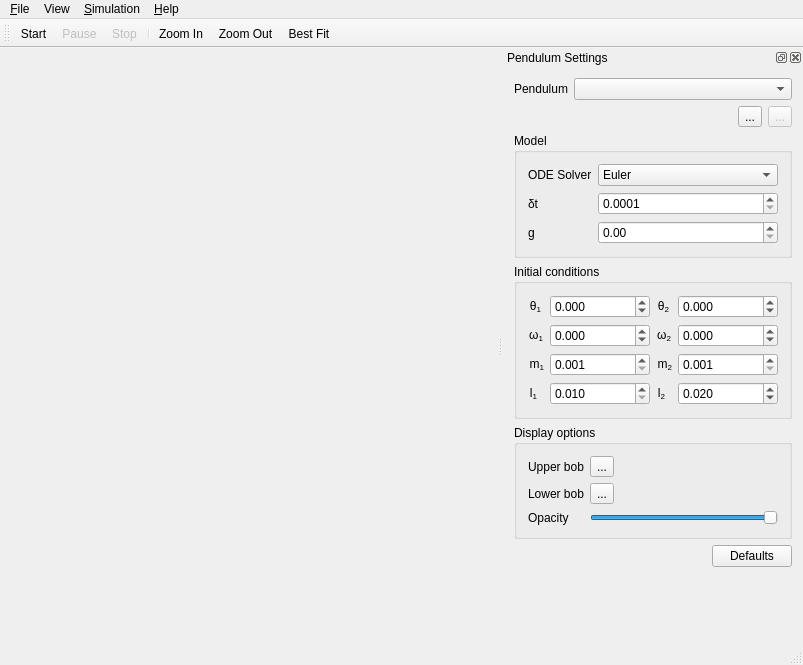
<?xml version="1.0" encoding="UTF-8"?>
<ui version="4.0">
 <class>MainWindowClass</class>
 <widget class="QMainWindow" name="MainWindowClass">
  <property name="geometry">
   <rect>
    <x>0</x>
    <y>0</y>
    <width>803</width>
    <height>660</height>
   </rect>
  </property>
  <property name="sizePolicy">
   <sizepolicy hsizetype="Preferred" vsizetype="Minimum">
    <horstretch>0</horstretch>
    <verstretch>0</verstretch>
   </sizepolicy>
  </property>
  <property name="minimumSize">
   <size>
    <width>0</width>
    <height>0</height>
   </size>
  </property>
  <property name="windowTitle">
   <string>Double Pendulum Simulator</string>
  </property>
  <property name="dockNestingEnabled">
   <bool>false</bool>
  </property>
  <widget class="QWidget" name="centralWidget">
   <layout class="QVBoxLayout" name="verticalLayout_2">
    <item>
     <widget class="DoublePendulumWidget" name="pendulumView">
      <property name="sizePolicy">
       <sizepolicy hsizetype="Expanding" vsizetype="Preferred">
        <horstretch>0</horstretch>
        <verstretch>0</verstretch>
       </sizepolicy>
      </property>
      <property name="styleSheet">
       <string notr="true">background: transparent;</string>
      </property>
      <property name="verticalScrollBarPolicy">
       <enum>Qt::ScrollBarAlwaysOff</enum>
      </property>
      <property name="horizontalScrollBarPolicy">
       <enum>Qt::ScrollBarAlwaysOff</enum>
      </property>
      <property name="renderHints">
       <set>QPainter::Antialiasing|QPainter::HighQualityAntialiasing|QPainter::TextAntialiasing</set>
      </property>
      <property name="cacheMode">
       <set>QGraphicsView::CacheBackground</set>
      </property>
     </widget>
    </item>
   </layout>
  </widget>
  <widget class="QMenuBar" name="menuBar">
   <property name="geometry">
    <rect>
     <x>0</x>
     <y>0</y>
     <width>803</width>
     <height>25</height>
    </rect>
   </property>
   <widget class="QMenu" name="menuFile">
    <property name="title">
     <string>&amp;File</string>
    </property>
    <addaction name="actionExit"/>
   </widget>
   <widget class="QMenu" name="menuHelp">
    <property name="title">
     <string>&amp;Help</string>
    </property>
    <addaction name="actionAbout"/>
    <addaction name="actionWebPage"/>
   </widget>
   <widget class="QMenu" name="menuSimulation">
    <property name="title">
     <string>&amp;Simulation</string>
    </property>
    <addaction name="actionStart"/>
    <addaction name="actionPause"/>
    <addaction name="actionStop"/>
   </widget>
   <widget class="QMenu" name="menuView">
    <property name="title">
     <string>View</string>
    </property>
   </widget>
   <addaction name="menuFile"/>
   <addaction name="menuView"/>
   <addaction name="menuSimulation"/>
   <addaction name="menuHelp"/>
  </widget>
  <widget class="QToolBar" name="mainToolBar">
   <property name="enabled">
    <bool>true</bool>
   </property>
   <attribute name="toolBarArea">
    <enum>TopToolBarArea</enum>
   </attribute>
   <attribute name="toolBarBreak">
    <bool>false</bool>
   </attribute>
   <addaction name="actionStart"/>
   <addaction name="actionPause"/>
   <addaction name="actionStop"/>
   <addaction name="separator"/>
   <addaction name="actionZoomIn"/>
   <addaction name="actionZoomOut"/>
   <addaction name="actionBestFit"/>
  </widget>
  <widget class="QStatusBar" name="statusBar"/>
  <widget class="QDockWidget" name="dockWidget_model">
   <property name="sizePolicy">
    <sizepolicy hsizetype="Preferred" vsizetype="Minimum">
     <horstretch>0</horstretch>
     <verstretch>0</verstretch>
    </sizepolicy>
   </property>
   <property name="minimumSize">
    <size>
     <width>300</width>
     <height>595</height>
    </size>
   </property>
   <property name="maximumSize">
    <size>
     <width>524287</width>
     <height>524287</height>
    </size>
   </property>
   <property name="floating">
    <bool>false</bool>
   </property>
   <property name="windowTitle">
    <string>Pendulum Settings</string>
   </property>
   <attribute name="dockWidgetArea">
    <number>2</number>
   </attribute>
   <widget class="QWidget" name="dockWidgetContents_model">
    <property name="sizePolicy">
     <sizepolicy hsizetype="Preferred" vsizetype="Minimum">
      <horstretch>0</horstretch>
      <verstretch>0</verstretch>
     </sizepolicy>
    </property>
    <layout class="QVBoxLayout" name="verticalLayout">
     <property name="sizeConstraint">
      <enum>QLayout::SetMinimumSize</enum>
     </property>
     <item>
      <layout class="QGridLayout" name="gridLayout">
       <item row="0" column="0">
        <widget class="QLabel" name="label_pendulum">
         <property name="text">
          <string>Pendulum</string>
         </property>
        </widget>
       </item>
       <item row="0" column="1">
        <widget class="QComboBox" name="pendulums">
         <property name="sizePolicy">
          <sizepolicy hsizetype="Expanding" vsizetype="Fixed">
           <horstretch>0</horstretch>
           <verstretch>0</verstretch>
          </sizepolicy>
         </property>
        </widget>
       </item>
       <item row="1" column="1">
        <layout class="QHBoxLayout" name="horizontalLayout_2">
         <item>
          <spacer name="horizontalSpacer_2">
           <property name="orientation">
            <enum>Qt::Horizontal</enum>
           </property>
           <property name="sizeHint" stdset="0">
            <size>
             <width>40</width>
             <height>20</height>
            </size>
           </property>
          </spacer>
         </item>
         <item>
          <widget class="QToolButton" name="toolButton_addPendulum">
           <property name="text">
            <string>...</string>
           </property>
           <property name="icon">
            <iconset>
             <normaloff>:/icons/resources/list-add.svg</normaloff>:/icons/resources/list-add.svg</iconset>
           </property>
          </widget>
         </item>
         <item>
          <widget class="QToolButton" name="toolButton_removePendulum">
           <property name="enabled">
            <bool>false</bool>
           </property>
           <property name="text">
            <string>...</string>
           </property>
           <property name="icon">
            <iconset>
             <normaloff>:/icons/resources/list-remove.svg</normaloff>:/icons/resources/list-remove.svg</iconset>
           </property>
          </widget>
         </item>
        </layout>
       </item>
      </layout>
     </item>
     <item>
      <widget class="QGroupBox" name="groupBox_model">
       <property name="sizePolicy">
        <sizepolicy hsizetype="Preferred" vsizetype="Preferred">
         <horstretch>0</horstretch>
         <verstretch>0</verstretch>
        </sizepolicy>
       </property>
       <property name="title">
        <string>Model</string>
       </property>
       <layout class="QFormLayout" name="formLayout_2">
        <property name="fieldGrowthPolicy">
         <enum>QFormLayout::AllNonFixedFieldsGrow</enum>
        </property>
        <item row="0" column="0">
         <widget class="QLabel" name="label_odeSolver">
          <property name="text">
           <string>ODE Solver</string>
          </property>
         </widget>
        </item>
        <item row="0" column="1">
         <widget class="QComboBox" name="odeSolver">
          <property name="sizePolicy">
           <sizepolicy hsizetype="Preferred" vsizetype="Fixed">
            <horstretch>0</horstretch>
            <verstretch>0</verstretch>
           </sizepolicy>
          </property>
          <item>
           <property name="text">
            <string>Euler</string>
           </property>
          </item>
          <item>
           <property name="text">
            <string>Runge Kutta (RK4)</string>
           </property>
          </item>
         </widget>
        </item>
        <item row="2" column="0">
         <widget class="QLabel" name="label_dt">
          <property name="text">
           <string>δt</string>
          </property>
         </widget>
        </item>
        <item row="3" column="0">
         <widget class="QLabel" name="label_g">
          <property name="text">
           <string>g</string>
          </property>
         </widget>
        </item>
        <item row="3" column="1">
         <widget class="QDoubleSpinBox" name="g"/>
        </item>
        <item row="2" column="1">
         <widget class="QDoubleSpinBox" name="dt">
          <property name="decimals">
           <number>4</number>
          </property>
          <property name="minimum">
           <double>0.000100000000000</double>
          </property>
          <property name="maximum">
           <double>1.000000000000000</double>
          </property>
          <property name="singleStep">
           <double>0.000500000000000</double>
          </property>
         </widget>
        </item>
       </layout>
      </widget>
     </item>
     <item>
      <widget class="QGroupBox" name="groupBox_initial">
       <property name="sizePolicy">
        <sizepolicy hsizetype="Preferred" vsizetype="Preferred">
         <horstretch>0</horstretch>
         <verstretch>0</verstretch>
        </sizepolicy>
       </property>
       <property name="title">
        <string>Initial conditions</string>
       </property>
       <layout class="QHBoxLayout" name="horizontalLayout">
        <item>
         <layout class="QFormLayout" name="formLayout_3">
          <item row="0" column="0">
           <widget class="QLabel" name="label_theta1">
            <property name="text">
             <string>θ&lt;sub&gt;1&lt;/sub&gt;</string>
            </property>
            <property name="textFormat">
             <enum>Qt::AutoText</enum>
            </property>
            <property name="alignment">
             <set>Qt::AlignRight|Qt::AlignTrailing|Qt::AlignVCenter</set>
            </property>
           </widget>
          </item>
          <item row="1" column="0">
           <widget class="QLabel" name="label_omega1">
            <property name="text">
             <string>ω&lt;sub&gt;1&lt;/sub&gt;</string>
            </property>
            <property name="alignment">
             <set>Qt::AlignRight|Qt::AlignTrailing|Qt::AlignVCenter</set>
            </property>
           </widget>
          </item>
          <item row="2" column="0">
           <widget class="QLabel" name="label_m1">
            <property name="text">
             <string>m&lt;sub&gt;1&lt;/sub&gt;</string>
            </property>
            <property name="alignment">
             <set>Qt::AlignRight|Qt::AlignTrailing|Qt::AlignVCenter</set>
            </property>
           </widget>
          </item>
          <item row="3" column="0">
           <widget class="QLabel" name="label_l1">
            <property name="text">
             <string>l&lt;sub&gt;1&lt;/sub&gt;</string>
            </property>
            <property name="alignment">
             <set>Qt::AlignRight|Qt::AlignTrailing|Qt::AlignVCenter</set>
            </property>
           </widget>
          </item>
          <item row="0" column="1">
           <widget class="QDoubleSpinBox" name="theta1">
            <property name="suffix">
             <string/>
            </property>
            <property name="decimals">
             <number>3</number>
            </property>
            <property name="minimum">
             <double>-3.141000000000000</double>
            </property>
            <property name="maximum">
             <double>3.141000000000000</double>
            </property>
            <property name="singleStep">
             <double>0.005000000000000</double>
            </property>
            <property name="value">
             <double>0.000000000000000</double>
            </property>
           </widget>
          </item>
          <item row="2" column="1">
           <widget class="QDoubleSpinBox" name="m1">
            <property name="decimals">
             <number>3</number>
            </property>
            <property name="minimum">
             <double>0.001000000000000</double>
            </property>
            <property name="maximum">
             <double>50.000000000000000</double>
            </property>
            <property name="singleStep">
             <double>0.100000000000000</double>
            </property>
            <property name="value">
             <double>0.001000000000000</double>
            </property>
           </widget>
          </item>
          <item row="1" column="1">
           <widget class="QDoubleSpinBox" name="omega1">
            <property name="decimals">
             <number>3</number>
            </property>
            <property name="minimum">
             <double>-1.000000000000000</double>
            </property>
            <property name="maximum">
             <double>1.000000000000000</double>
            </property>
            <property name="singleStep">
             <double>0.005000000000000</double>
            </property>
           </widget>
          </item>
          <item row="3" column="1">
           <widget class="QDoubleSpinBox" name="l1">
            <property name="decimals">
             <number>3</number>
            </property>
            <property name="minimum">
             <double>0.010000000000000</double>
            </property>
            <property name="maximum">
             <double>10.000000000000000</double>
            </property>
            <property name="singleStep">
             <double>0.001000000000000</double>
            </property>
            <property name="value">
             <double>0.010000000000000</double>
            </property>
           </widget>
          </item>
         </layout>
        </item>
        <item>
         <layout class="QFormLayout" name="formLayout_4">
          <item row="0" column="0">
           <widget class="QLabel" name="label_theta2">
            <property name="text">
             <string>θ&lt;sub&gt;2&lt;/sub&gt;</string>
            </property>
            <property name="alignment">
             <set>Qt::AlignRight|Qt::AlignTrailing|Qt::AlignVCenter</set>
            </property>
           </widget>
          </item>
          <item row="1" column="0">
           <widget class="QLabel" name="label_omega2">
            <property name="text">
             <string>ω&lt;sub&gt;2&lt;/sub&gt;</string>
            </property>
            <property name="alignment">
             <set>Qt::AlignRight|Qt::AlignTrailing|Qt::AlignVCenter</set>
            </property>
           </widget>
          </item>
          <item row="2" column="0">
           <widget class="QLabel" name="label_m2">
            <property name="text">
             <string>m&lt;sub&gt;2&lt;/sub&gt;</string>
            </property>
            <property name="alignment">
             <set>Qt::AlignRight|Qt::AlignTrailing|Qt::AlignVCenter</set>
            </property>
           </widget>
          </item>
          <item row="3" column="0">
           <widget class="QLabel" name="label_l2">
            <property name="text">
             <string>l&lt;sub&gt;2&lt;/sub&gt;</string>
            </property>
            <property name="alignment">
             <set>Qt::AlignRight|Qt::AlignTrailing|Qt::AlignVCenter</set>
            </property>
           </widget>
          </item>
          <item row="0" column="1">
           <widget class="QDoubleSpinBox" name="theta2">
            <property name="decimals">
             <number>3</number>
            </property>
            <property name="minimum">
             <double>-3.141000000000000</double>
            </property>
            <property name="maximum">
             <double>3.141000000000000</double>
            </property>
            <property name="singleStep">
             <double>0.005000000000000</double>
            </property>
            <property name="value">
             <double>0.000000000000000</double>
            </property>
           </widget>
          </item>
          <item row="2" column="1">
           <widget class="QDoubleSpinBox" name="m2">
            <property name="decimals">
             <number>3</number>
            </property>
            <property name="minimum">
             <double>0.001000000000000</double>
            </property>
            <property name="maximum">
             <double>50.000000000000000</double>
            </property>
            <property name="singleStep">
             <double>0.100000000000000</double>
            </property>
            <property name="value">
             <double>0.001000000000000</double>
            </property>
           </widget>
          </item>
          <item row="1" column="1">
           <widget class="QDoubleSpinBox" name="omega2">
            <property name="decimals">
             <number>3</number>
            </property>
            <property name="minimum">
             <double>-1.000000000000000</double>
            </property>
            <property name="maximum">
             <double>1.000000000000000</double>
            </property>
            <property name="singleStep">
             <double>0.005000000000000</double>
            </property>
           </widget>
          </item>
          <item row="3" column="1">
           <widget class="QDoubleSpinBox" name="l2">
            <property name="decimals">
             <number>3</number>
            </property>
            <property name="minimum">
             <double>0.010000000000000</double>
            </property>
            <property name="maximum">
             <double>10.000000000000000</double>
            </property>
            <property name="singleStep">
             <double>0.010000000000000</double>
            </property>
            <property name="value">
             <double>0.020000000000000</double>
            </property>
           </widget>
          </item>
         </layout>
        </item>
       </layout>
      </widget>
     </item>
     <item>
      <widget class="QGroupBox" name="groupBox">
       <property name="title">
        <string>Display options</string>
       </property>
       <layout class="QFormLayout" name="formLayout">
        <property name="fieldGrowthPolicy">
         <enum>QFormLayout::ExpandingFieldsGrow</enum>
        </property>
        <item row="0" column="0">
         <widget class="QLabel" name="label_upperBob">
          <property name="text">
           <string>Upper bob</string>
          </property>
         </widget>
        </item>
        <item row="2" column="0">
         <widget class="QLabel" name="label_opacity">
          <property name="text">
           <string>Opacity</string>
          </property>
         </widget>
        </item>
        <item row="2" column="1">
         <widget class="QSlider" name="opacity">
          <property name="maximum">
           <number>100</number>
          </property>
          <property name="value">
           <number>100</number>
          </property>
          <property name="orientation">
           <enum>Qt::Horizontal</enum>
          </property>
         </widget>
        </item>
        <item row="0" column="1">
         <widget class="ColourPicker" name="upperColour">
          <property name="text">
           <string>...</string>
          </property>
         </widget>
        </item>
        <item row="1" column="0">
         <widget class="QLabel" name="label_loweBob">
          <property name="text">
           <string>Lower bob</string>
          </property>
         </widget>
        </item>
        <item row="1" column="1">
         <widget class="ColourPicker" name="lowerColour">
          <property name="text">
           <string>...</string>
          </property>
         </widget>
        </item>
       </layout>
      </widget>
     </item>
     <item>
      <layout class="QHBoxLayout" name="horizontalLayout_3">
       <item>
        <spacer name="horizontalSpacer">
         <property name="orientation">
          <enum>Qt::Horizontal</enum>
         </property>
         <property name="sizeHint" stdset="0">
          <size>
           <width>40</width>
           <height>10</height>
          </size>
         </property>
        </spacer>
       </item>
       <item>
        <widget class="QPushButton" name="defaults">
         <property name="sizePolicy">
          <sizepolicy hsizetype="Fixed" vsizetype="Fixed">
           <horstretch>0</horstretch>
           <verstretch>0</verstretch>
          </sizepolicy>
         </property>
         <property name="text">
          <string>Defaults</string>
         </property>
         <property name="autoDefault">
          <bool>false</bool>
         </property>
         <property name="flat">
          <bool>false</bool>
         </property>
        </widget>
       </item>
      </layout>
     </item>
     <item>
      <spacer name="verticalSpacer">
       <property name="orientation">
        <enum>Qt::Vertical</enum>
       </property>
       <property name="sizeHint" stdset="0">
        <size>
         <width>0</width>
         <height>0</height>
        </size>
       </property>
      </spacer>
     </item>
    </layout>
   </widget>
  </widget>
  <action name="actionExit">
   <property name="text">
    <string>Exit</string>
   </property>
  </action>
  <action name="actionAbout">
   <property name="text">
    <string>About</string>
   </property>
  </action>
  <action name="actionStart">
   <property name="icon">
    <iconset>
     <normaloff>:/icons/resources/media-playback-start.svg</normaloff>:/icons/resources/media-playback-start.svg</iconset>
   </property>
   <property name="text">
    <string>Start</string>
   </property>
  </action>
  <action name="actionPause">
   <property name="enabled">
    <bool>false</bool>
   </property>
   <property name="icon">
    <iconset>
     <normaloff>:/icons/resources/media-playback-pause.svg</normaloff>:/icons/resources/media-playback-pause.svg</iconset>
   </property>
   <property name="text">
    <string>Pause</string>
   </property>
  </action>
  <action name="actionStop">
   <property name="enabled">
    <bool>false</bool>
   </property>
   <property name="icon">
    <iconset>
     <normaloff>:/icons/resources/media-playback-stop.svg</normaloff>:/icons/resources/media-playback-stop.svg</iconset>
   </property>
   <property name="text">
    <string>Stop</string>
   </property>
  </action>
  <action name="actionCut">
   <property name="text">
    <string>Cut</string>
   </property>
  </action>
  <action name="actionCopy">
   <property name="text">
    <string>Copy</string>
   </property>
  </action>
  <action name="actionPaste">
   <property name="text">
    <string>Paste</string>
   </property>
  </action>
  <action name="actionBestFit">
   <property name="icon">
    <iconset>
     <normaloff>:/icons/resources/zoom-best-fit.svg</normaloff>:/icons/resources/zoom-best-fit.svg</iconset>
   </property>
   <property name="text">
    <string>Best Fit</string>
   </property>
   <property name="toolTip">
    <string>Make the current pendula fit the screen</string>
   </property>
  </action>
  <action name="actionZoomIn">
   <property name="icon">
    <iconset>
     <normaloff>:/icons/resources/zoom-in.svg</normaloff>:/icons/resources/zoom-in.svg</iconset>
   </property>
   <property name="text">
    <string>Zoom In</string>
   </property>
   <property name="toolTip">
    <string>Enlarge the pendula</string>
   </property>
  </action>
  <action name="actionZoomOut">
   <property name="icon">
    <iconset>
     <normaloff>:/icons/resources/zoom-out.svg</normaloff>:/icons/resources/zoom-out.svg</iconset>
   </property>
   <property name="text">
    <string>Zoom Out</string>
   </property>
   <property name="toolTip">
    <string>Shirk the pendula</string>
   </property>
  </action>
  <action name="actionWebPage">
   <property name="text">
    <string>Main web page</string>
   </property>
   <property name="toolTip">
    <string>Main web page</string>
   </property>
  </action>
 </widget>
 <layoutdefault spacing="6" margin="11"/>
 <customwidgets>
  <customwidget>
   <class>DoublePendulumWidget</class>
   <extends>QGraphicsView</extends>
   <header>doublependulumwidget.h</header>
  </customwidget>
  <customwidget>
   <class>ColourPicker</class>
   <extends>QToolButton</extends>
   <header>colourpicker.h</header>
  </customwidget>
 </customwidgets>
 <tabstops>
  <tabstop>pendulums</tabstop>
  <tabstop>toolButton_addPendulum</tabstop>
  <tabstop>toolButton_removePendulum</tabstop>
  <tabstop>odeSolver</tabstop>
  <tabstop>theta1</tabstop>
  <tabstop>omega1</tabstop>
  <tabstop>m1</tabstop>
  <tabstop>l1</tabstop>
  <tabstop>theta2</tabstop>
  <tabstop>omega2</tabstop>
  <tabstop>m2</tabstop>
  <tabstop>l2</tabstop>
  <tabstop>upperColour</tabstop>
  <tabstop>opacity</tabstop>
  <tabstop>defaults</tabstop>
  <tabstop>pendulumView</tabstop>
 </tabstops>
 <resources/>
 <connections/>
</ui>
